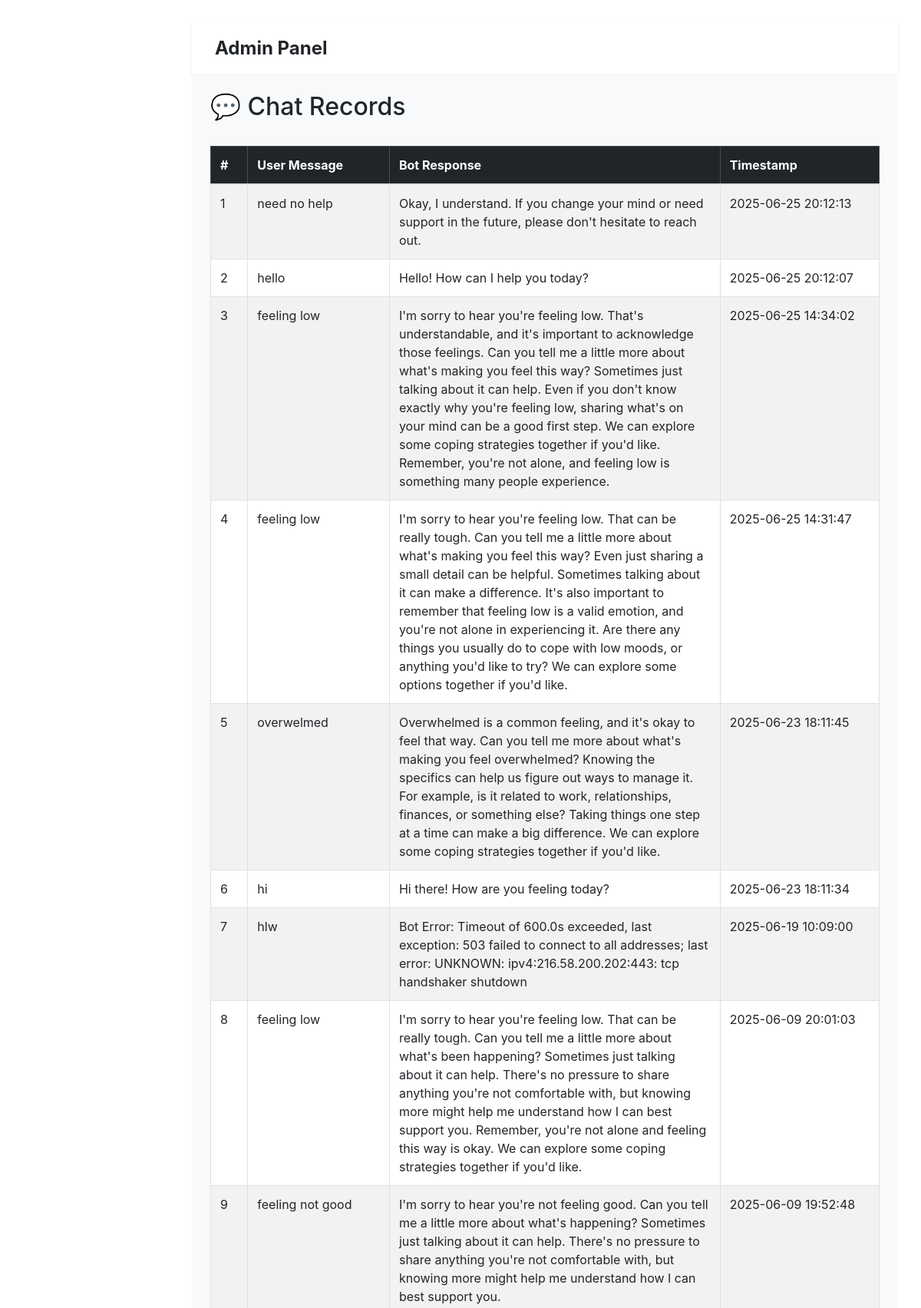
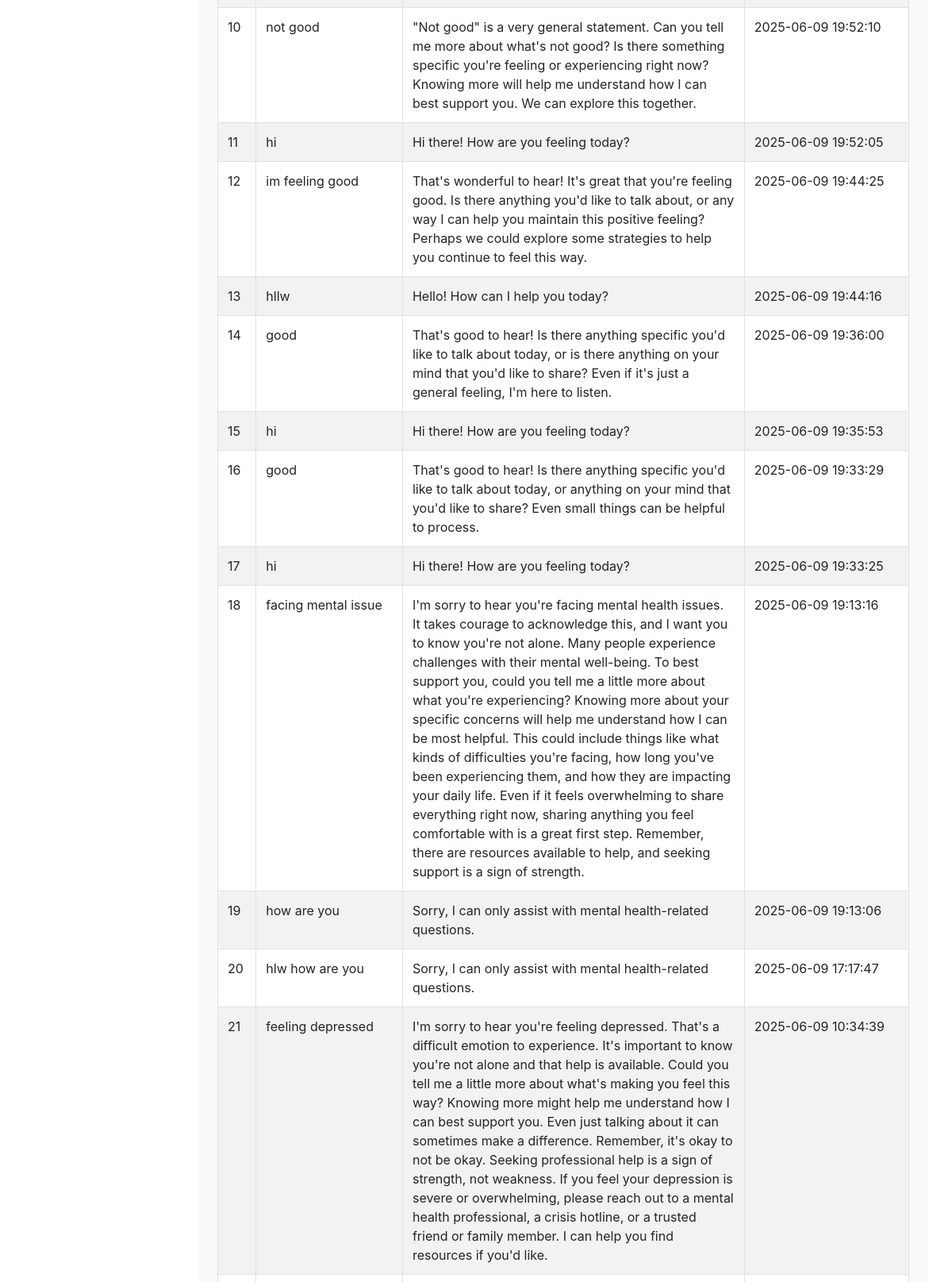
The app's page /adminpanel/admin/chat-records/ (upper part) with its own data (2 pictures, top to bottom).
### adminpanel/models.py (models this page shows, shortened)
class ChatRecord(models.Model):
    user = models.ForeignKey(User, null=True, blank=True, on_delete=models.SET_NULL)
    user_message = models.TextField()
    bot_response = models.TextField()
    timestamp = models.DateTimeField(auto_now_add=True)
    session_id = models.UUIDField(null=True, blank=True)
    guest_name = models.CharField(max_length=100, null=True, blank=True)

### adminpanel/views.py (the view)
# urls.py: path('admin/chat-records/', views.chat_records_view, name='chat-records'),
def chat_records_view(request):
    records = ChatRecord.objects.all().order_by('-timestamp')
    return render(request, 'adminpanel/chat_records.html', {'records': records})

### adminpanel/templates/adminpanel/chat_records.html (shortened to what this page needs)
{% extends 'adminpanel/dashboard.html' %}
{% load static %}
{% block content %}
    <div class="main-container flex-fill p-4 bg-light">
        <div class="d-flex justify-content-between align-items-center mb-4">
            <h2 class="page-title">💬 Chat Records</h2>
        </div>
        <div class="table-responsive">
            <table class="table table-striped table-bordered align-middle">
                <thead class="table-dark">
                    <tr>
                        <th>#</th>
                        <th>User Message</th>
                        <th>Bot Response</th>
                        <th>Timestamp</th>
                    </tr>
                </thead>
                <tbody>
                    {% for record in records %}
                    <tr>
                        <td>{{ forloop.counter }}</td>
                        <td style="max-width: 300px;">{{ record.user_message }}</td>
                        <td style="max-width: 400px;">{{ record.bot_response }}</td>
                        <td>{{ record.timestamp|date:"Y-m-d H:i:s" }}</td>
                    </tr>
                    {% empty %}
                    <tr>
                        <td colspan="4" class="text-center text-muted">No chat records found.</td>
                    </tr>
                    {% endfor %}
                </tbody>
            </table>
        </div>
    </div>
</div>
{% endblock %}

### adminpanel/templates/adminpanel/base.html (style rules this page uses)
body { margin: 0; font-family: 'Segoe UI', Tahoma, Geneva, Verdana, sans-serif; background-color: #f8f9fa; }

### records on screen
ChatRecord: user_message "need no help", bot_response "Okay, I understand. If you change your mind or need support in the future, please don't hesitate to reach out.", timestamp "2025-06-25 20:12:13"
ChatRecord: user_message "hello", bot_response "Hello! How can I help you today?", timestamp "2025-06-25 20:12:07"
ChatRecord: user_message "feeling low", bot_response "I'm sorry to hear you're feeling low. That's understandable, and it's important to acknowledge those feelings. Can you tell me a little more about what's making you feel this way? Sometimes just talking about it can help. Even if you don't know exactly why you're feeling low, sharing what's on your mind can be a good first step. We can explore some coping strategies together if you'd like. Remember, you're not alone, and feeling low is something many people experience.", timestamp "2025-06-25 14:34:02"
ChatRecord: user_message "feeling low", bot_response "I'm sorry to hear you're feeling low. That can be really tough. Can you tell me a little more about what's making you feel this way? Even just sharing a small detail can be helpful. Sometimes talking about it can make a difference. It's also important to remember that feeling low is a valid emotion, and you're not alone in experiencing it. Are there any things you usually do to cope with low moods, or anything you'd like to try? We can explore some options together if you'd like.", timestamp "2025-06-25 14:31:47"
ChatRecord: user_message "overwelmed", bot_response "Overwhelmed is a common feeling, and it's okay to feel that way. Can you tell me more about what's making you feel overwhelmed? Knowing the specifics can help us figure out ways to manage it. For example, is it related to work, relationships, finances, or something else? Taking things one step at a time can make a big difference. We can explore some coping strategies together if you'd like.", timestamp "2025-06-23 18:11:45"
ChatRecord: user_message "hi", bot_response "Hi there! How are you feeling today?", timestamp "2025-06-23 18:11:34"
ChatRecord: user_message "hlw", bot_response "Bot Error: Timeout of 600.0s exceeded, last exception: 503 failed to connect to all addresses; last error: UNKNOWN: ipv4:216.58.200.202:443: tcp handshaker shutdown", timestamp "2025-06-19 10:09:00"
ChatRecord: user_message "feeling low", bot_response "I'm sorry to hear you're feeling low. That can be really tough. Can you tell me a little more about what's been happening? Sometimes just talking about it can help. There's no pressure to share anything you're not comfortable with, but knowing more might help me understand how I can best support you. Remember, you're not alone and feeling this way is okay. We can explore some coping strategies together if you'd like.", timestamp "2025-06-09 20:01:03"
ChatRecord: user_message "feeling not good", bot_response "I'm sorry to hear you're not feeling good. Can you tell me a little more about what's happening? Sometimes just talking about it can help. There's no pressure to share anything you're not comfortable with, but knowing more might help me understand how I can best support you.", timestamp "2025-06-09 19:52:48"
ChatRecord: user_message "not good", bot_response "\"Not good\" is a very general statement. Can you tell me more about what's not good? Is there something specific you're feeling or experiencing right now? Knowing more will help me understand how I can best support you. We can explore this together.", timestamp "2025-06-09 19:52:10"
ChatRecord: user_message "hi", bot_response "Hi there! How are you feeling today?", timestamp "2025-06-09 19:52:05"
ChatRecord: user_message "im feeling good", bot_response "That's wonderful to hear! It's great that you're feeling good. Is there anything you'd like to talk about, or any way I can help you maintain this positive feeling? Perhaps we could explore some strategies to help you continue to feel this way.", timestamp "2025-06-09 19:44:25"
ChatRecord: user_message "hllw", bot_response "Hello! How can I help you today?", timestamp "2025-06-09 19:44:16"
ChatRecord: user_message "good", bot_response "That's good to hear! Is there anything specific you'd like to talk about today, or is there anything on your mind that you'd like to share? Even if it's just a general feeling, I'm here to listen.", timestamp "2025-06-09 19:36:00"
ChatRecord: user_message "hi", bot_response "Hi there! How are you feeling today?", timestamp "2025-06-09 19:35:53"
ChatRecord: user_message "good", bot_response "That's good to hear! Is there anything specific you'd like to talk about today, or anything on your mind that you'd like to share? Even small things can be helpful to process.", timestamp "2025-06-09 19:33:29"
ChatRecord: user_message "hi", bot_response "Hi there! How are you feeling today?", timestamp "2025-06-09 19:33:25"
ChatRecord: user_message "facing mental issue", bot_response "I'm sorry to hear you're facing mental health issues. It takes courage to acknowledge this, and I want you to know you're not alone. Many people experience challenges with their mental well-being. To best support you, could you tell me a little more about what you're experiencing? Knowing more about your specific concerns will help me understand how I can be most helpful. This could include things like what kinds of difficulties you're facing, how long you've been experiencing them, and how they are impacting your daily life. Even if it feels overwhelming to share everything right now, sharing anything you feel comfortable with is a great first step. Remember, there are resources available…", timestamp "2025-06-09 19:13:16"
ChatRecord: user_message "how are you", bot_response "Sorry, I can only assist with mental health-related questions.", timestamp "2025-06-09 19:13:06"
ChatRecord: user_message "hlw how are you", bot_response "Sorry, I can only assist with mental health-related questions.", timestamp "2025-06-09 17:17:47"
ChatRecord: user_message "feeling depressed", bot_response "I'm sorry to hear you're feeling depressed. That's a difficult emotion to experience. It's important to know you're not alone and that help is available. Could you tell me a little more about what's making you feel this way? Knowing more might help me understand how I can best support you. Even just talking about it can sometimes make a difference. Remember, it's okay to not be okay. Seeking professional help is a sign of strength, not weakness. If you feel your depression is severe or overwhelming, please reach out to a mental health professional, a crisis hotline, or a trusted friend or family member. I can help you find resources if you'd like.", timestamp "2025-06-09 10:34:39"
